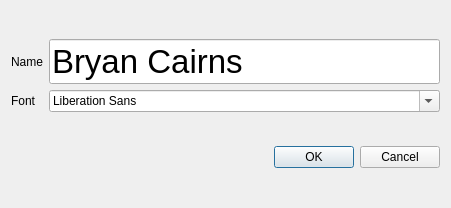
<?xml version="1.0" encoding="UTF-8"?>
<ui version="4.0">
 <class>Dialog</class>
 <widget class="QDialog" name="Dialog">
  <property name="geometry">
   <rect>
    <x>0</x>
    <y>0</y>
    <width>451</width>
    <height>208</height>
   </rect>
  </property>
  <property name="windowTitle">
   <string>Dialog</string>
  </property>
  <layout class="QVBoxLayout" name="verticalLayout">
   <item>
    <layout class="QGridLayout" name="gridLayout">
     <item row="0" column="0">
      <widget class="QLabel" name="label">
       <property name="text">
        <string>Name</string>
       </property>
      </widget>
     </item>
     <item row="0" column="1">
      <widget class="QLineEdit" name="lineEdit">
       <property name="font">
        <font>
         <pointsize>25</pointsize>
        </font>
       </property>
       <property name="text">
        <string>Bryan Cairns</string>
       </property>
      </widget>
     </item>
     <item row="1" column="0">
      <widget class="QLabel" name="label_2">
       <property name="text">
        <string>Font</string>
       </property>
      </widget>
     </item>
     <item row="1" column="1">
      <widget class="QFontComboBox" name="fontComboBox"/>
     </item>
    </layout>
   </item>
   <item>
    <widget class="QDialogButtonBox" name="buttonBox">
     <property name="standardButtons">
      <set>QDialogButtonBox::Cancel|QDialogButtonBox::Ok</set>
     </property>
    </widget>
   </item>
  </layout>
 </widget>
 <resources/>
 <connections/>
</ui>
